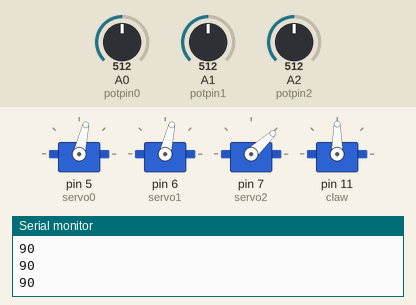
The sketch below on a simulated Arduino Uno, built with avr-gcc and run on an emulated ATmega328P. Shown: 4 × servo, the last lines printed to the serial monitor. The inputs (shaded band) are chosen by the test bench; at power-on: A0 (potpin0) = 512, A1 (potpin1) = 512, A2 (potpin2) = 512.

Above: at 4.4 s.
4.5 s: A0 (potpin0) set to 716
At 7.45 s:
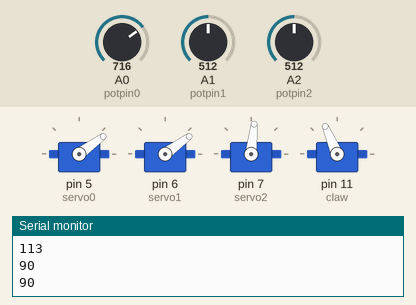
10.0 s: A0 (potpin0) set to 900
At 11.1 s:
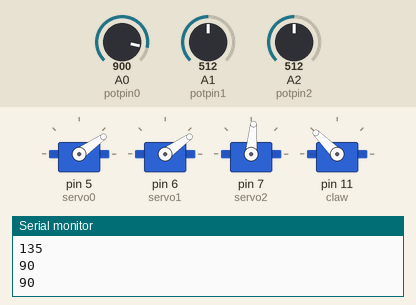
14.5 s: A0 (potpin0) set to 1023
At 14.76 s:
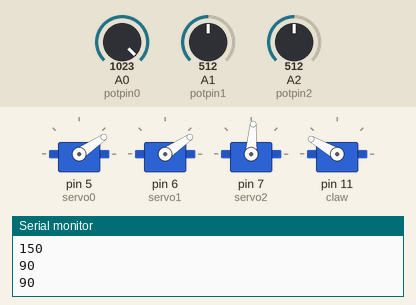
19.0 s: A0 (potpin0) set to 306
At 22.06 s:
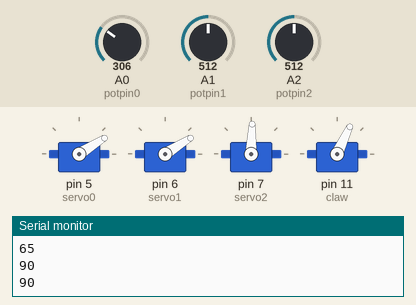
24.6 s: A0 (potpin0) set to 140
At 25.71 s:
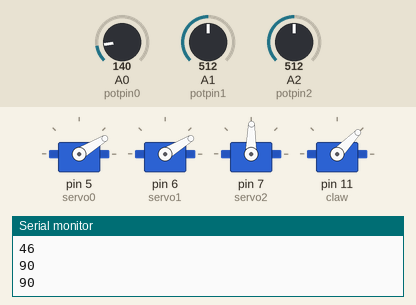
29.1 s: A0 (potpin0) set to 20
At 29.36 s:
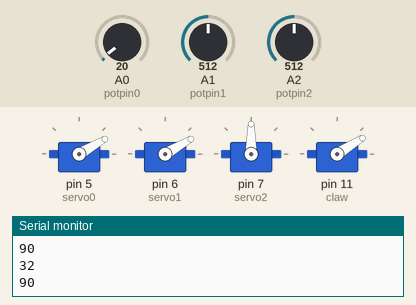
Timing chart, 0 to 34.6 s (numbered marks = the images above; inputs shaded):
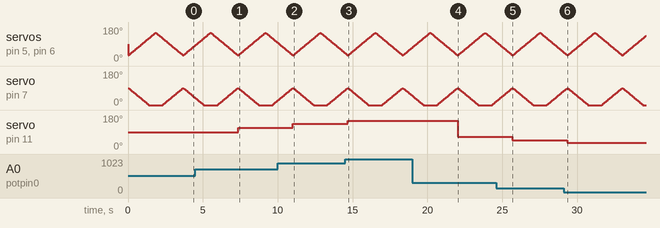

Measured:
- after the input at 4.5 s, servo on pin 11 (claw): 90° → 113° after 2.9 s
- after the input at 10.0 s, servo on pin 11 (claw): 113° → 135° after 1.0 s
- after the input at 14.5 s, servo on pin 11 (claw): 135° → 150° after 0.19 s
- after the input at 19.0 s, servo on pin 11 (claw): 150° → 65° after 3.0 s
- after the input at 24.6 s, servo on pin 11 (claw): 65° → 46° after 1.1 s
- after the input at 29.1 s, servo on pin 11 (claw): 46° → 32° after 0.25 s

The sketch:

CNC_ARM.ino
```cpp
#include <Servo.h>

Servo claw;  // create servo object to control a servo
Servo servo0;
Servo servo1;
Servo servo2;

int potpin0 = A0;
int potpin1 = A1;
int potpin2 = A2;
int val0, val1, val2;

void setup() {
  Serial.begin(9600);
  servo0.attach(5);
  servo1.attach(6);
  servo2.attach(7);
  claw.attach(11);

}

void loop() {
  int i;
  val0 = analogRead(potpin0);
  val1 = analogRead(potpin1);
  val2 = analogRead(potpin2);


  val0 = map(val0, 0, 1023, 30, 150);
  val1 = map(val1, 0, 1023, 30, 150);
  val2 = map(val2, 0, 1023, 30, 150);

  claw.write(val0);
  //servo0.write(val0);
  //servo1.write(val1);
  //servo2.write(val2);

  delay(15);
  Serial.println(val0);
  Serial.println(val1);
  Serial.println(val2);

  for(i = 30;i<150; i++)
  {
    servo2.write(120-i);
    servo1.write(i);
    servo0.write(i);
    delay(15);
  }

    for(;i>30; i--)
  {
    servo2.write(120-i);
    servo1.write(i);
    servo0.write(i);
    delay(15);
  }


}
```
